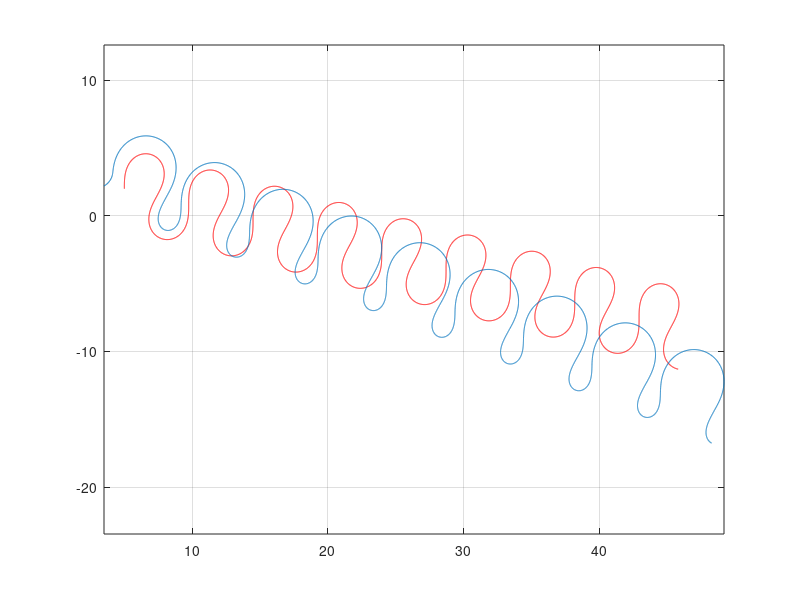
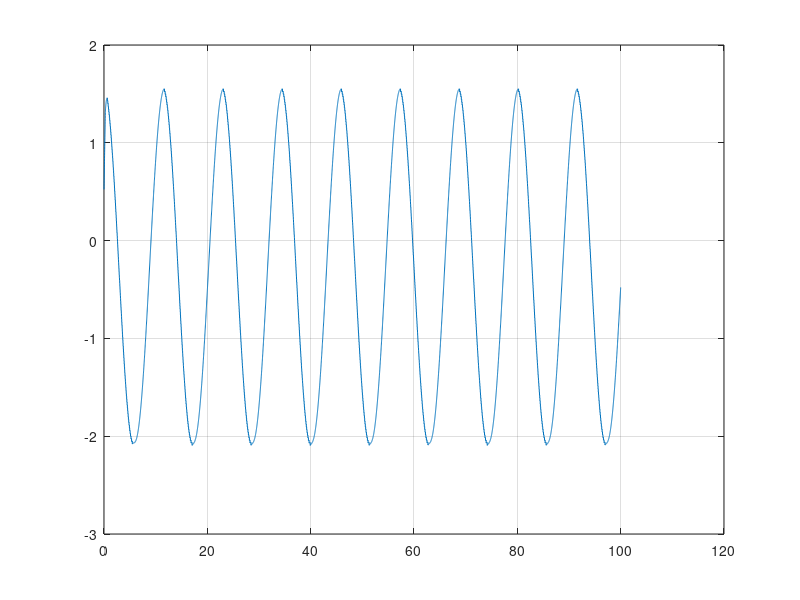
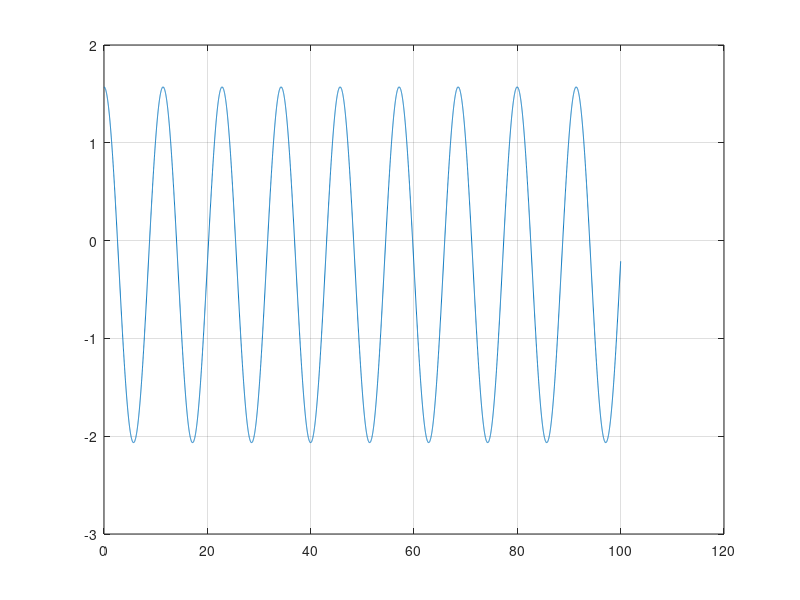

These figures' MATLAB source, in order:
clc; clear all; close all;
%
vl=1.3;
tfinal=100;
%f=1;
%
i=1;
vf(i)=0;
t(i)=0;
f=0.55;
wl(i)=-sin(f*t(i));
%wl(i)=6;
xl(i)=5;
yl(i)=2;
thtl(i)=pi/2;
xf(i)=3.5;
yf(i)=2.2;
thtf(i)=pi/6;
%a(i)=sin(f*t(i));

%
%phi(i)=atan((yl(i)-yf(i))/((xl(i)-xf(i))))-thtf(i);
%d(i)=sqrt((yl(i)-yf(i))^2+((xl(i)-xf(i)))^2);
phi=-pi/3;
d=0.7;
%
h=0.01;
%
wfmax=pi;
K=0.7692;
vlmax=1.5;
vfmax=4;

while t(i)<tfinal
    %Leader
      
    xl(i+1) = xl(i) + h*vl*cos(thtl(i));
    yl(i+1) = yl(i) + h*vl*sin(thtl(i));
    thtl(i+1) = thtl(i) + h*wl(i);
    %Follower
    
    %
   
    %
    %phi(i)=atan((yl(i)-yf(i))/((xl(i)-xf(i))))-thtf(i);
    %d(i)=sqrt((yl(i)-yf(i))^2+((xl(i)-xf(i)))^2);
    %vf(i)=(vl*cos(thtl(i)-thtf(i)-phi)/cos(phi));
    %
    %a(i)=sin(f*t(i));
    %a(i)=0.4;
   
    beta(i) = thtl(i)-thtf(i);
    alpha=asin(K*d*cos(phi));
    if beta(i)>0
        if beta(i)>alpha
            vf(i)=vfmax;
            wf(i)=wfmax;
        else 
            vf(i)=(vl*cos(beta(i)-phi))/(cos(phi));
            if vf(i)>vfmax
                vf(i)=vfmax;
            end
            wf(i)=(vl*sin(beta(i)))/(d*cos(phi));
        end
    else
        if beta(i) < alpha
            vf(i)=vfmax;
            wf(i)=-wfmax;
        else 
            vf(i)=(vl*cos(beta(i)-phi))/(cos(phi));
            if vf(i)>vfmax
                vf(i)=vfmax;
            end
            wf(i)=(vl*sin(beta(i)))/(d*cos(phi));
        end
    end
     %
    xf(i+1) = xf(i) + h*vf(i)*cos(thtf(i));
    yf(i+1) = yf(i) + h*vf(i)*sin(thtf(i));
    thtf(i+1)= thtf(i) + h*wf(i);  
    %
    i=i+1;
    t(i)=t(i-1)+h;
    wl(i)=-sin(f*t(i));
    %wl(i)=6;
end
%
plot(xl,yl,'r',xf,yf); axis equal; grid on;
%figure; plot(t,a); grid on;
figure; plot(t,thtf); grid on;
figure; plot(t,thtl); grid on;
%figure; plot(t, a); grid on;
%figure; plot(t, tht); grid on;
%
%tht_d(1)=0;
%for j=2: length(tht)
%   tht_d(j)=(tht(j)-tht(j-1))/h;
%end
%figure(2); hold on;  plot(t, tht_d, 'r');